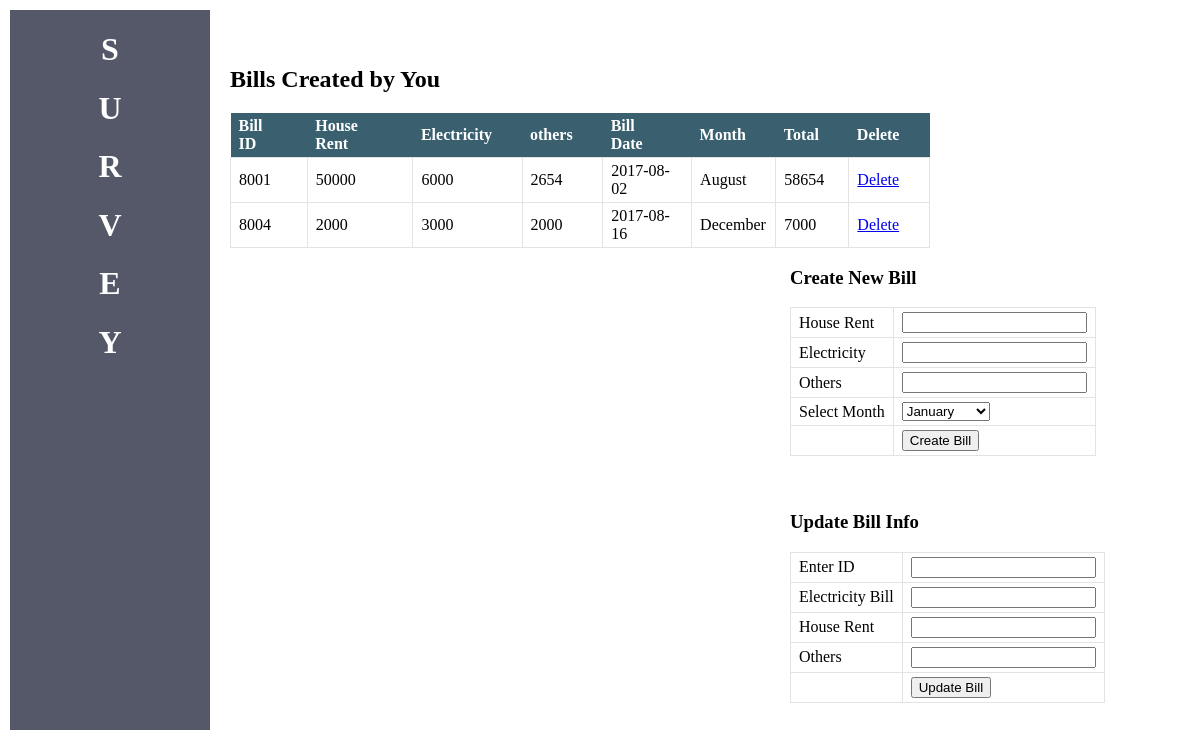
Screenshot of /manage_expense_manager.php (signed in) with the database file from the repository.
### tables this page shows
CREATE TABLE `monthly_expense` (
  `bill_id` int(10) NOT NULL,
  `manager_id` int(10) NOT NULL,
  `house_rent` int(10) NOT NULL,
  `electricity_bill` int(10) NOT NULL,
  `others` int(10) NOT NULL,
  `bill_date` date NOT NULL,
  `month` varchar(20) NOT NULL
);

### db.php (called while the page is built, shortened)
<?php
function getJSONFromDB($sql){
	$conn = mysqli_connect("localhost", "root", "","ims");
	$result = mysqli_query($conn, $sql)or die(mysqli_error($$conn));
	$arr=array();
	while($row = mysqli_fetch_assoc($result)) {
		$arr[]=$row;
	}
	return json_encode($arr);
}
?>

### manage_expense_manager.php (the view, shortened to what this page needs)
<?php
require("db.php");
$manager_id = $_SESSION['manager_id'];
$result = getJSONFromDB("select bill_id, house_rent, electricity_bill, others, month, bill_date, (house_rent + electricity_bill + others) as total from monthly_expense where manager_id = '$manager_id'");
$result = json_decode($result, true);
?>
<!DOCTYPE html>
<html>
<head>
</head>
<body>
	<br><br>
	<div id="bd">
		<div class = "left">
			<table id="tbb">
				<h2>Bills Created by You</h2>
				<th>Bill ID</th> <th>House Rent</th> <th> Electricity </th> <th>others</th><th>Bill Date</th><th>Month</th>
				<th>Total</th><th>Delete</th>
				<?php
					for($i=0;$i<sizeof($result);$i++){
						$id = $result[$i]["bill_id"];
						$house_rent = $result[$i]["house_rent"];
						$electricity = $result[$i]["electricity_bill"];
						$others = $result[$i]["others"];
						$date = $result[$i]["bill_date"];
						$month = $result[$i]["month"];
						$total = $result[$i]["total"];
						echo "<tr>
							<td>$id</td>
							<td>$house_rent</td>
							<td>$electricity</td>
							<td>$others</td>
							<td>$date</td>
							<td>$month</th>
							<td>$total</td>
							<td><a href='manage_expense_manager.php?did=$id'>Delete</a></td>
						 </tr>";
					}
				 ?>
			</table>
		</div>
		<div class="right">
			<div>
				<form action="manage_expense_manager.php" method="POST">
					<table id="tbb">
						<h3>Create New Bill</h3>
						<tr>
							<td>House Rent</td>
							<td><input type="number" name="house_rent"></td>
						</tr>
						<tr>
							<td>Electricity</td>
							<td><input type="number" name="electricity_bill"></td>
						</tr>
						<tr>
							<td>Others</td>
							<td><input type="number" name="others"></td>
						</tr>
						<tr>
							<td>Select Month</td>
							<td>
								<select name="month">
									<option value="January">January</option>
								</select>
							</td>
						</tr>
						<tr>
							<td></td>
							<td> <input type="submit" name="create_new_bill" value="Create Bill"></td>
						</tr>
					</table>
				</form>
			</div>
			<div>
			<br><br>
				<form action="manage_expense_manager.php" method="POST">
					<table id="tbb">
						<h3>Update Bill Info</h3>
						<tr>
							<td>Enter ID</td>
							<td><input type="number" name="bill_id"></td>
						</tr>
						<tr>
							<td>Electricity Bill</td>
							<td><input type="number" name="electricity_bill"></td>
						</tr>
						<tr>
							<td>House Rent</td>
							<td><input type="number" name="house_rent"></td>
						</tr>
						<tr>
							<td>Others</td>
							<td><input type="number" name="others"></td>
						</tr>
						<tr>
							<td></td>
							<td> <input type="submit" name="update_bill" value="Update Bill"></td>
						</tr>
					</table>
				</form>
			</div>
		</div>
	</div>
</body>
</html>

### manage_expense_manager.php (style rules this page uses)
#bd { margin-left: 220px; }
.left { width: 700px; float: left; }
.right { width: 400px; float: right; }
#tbb { border-collapse: collapse; }
#tbb th { text-align: left; background-color: #3a6070; color: #FFF; padding: 4px 30px 4px 8px; }
#tbb td { border : 1px solid #e3e3e3; padding: 4px 8px; }

### rows the page displays
monthly_expense: bill_id "8001", house_rent "50000", electricity_bill "6000", others "2654", bill_date "2017-08-02", month "August", total "58654"
monthly_expense: bill_id "8004", house_rent "2000", electricity_bill "3000", others "2000", bill_date "2017-08-16", month "December", total "7000"
